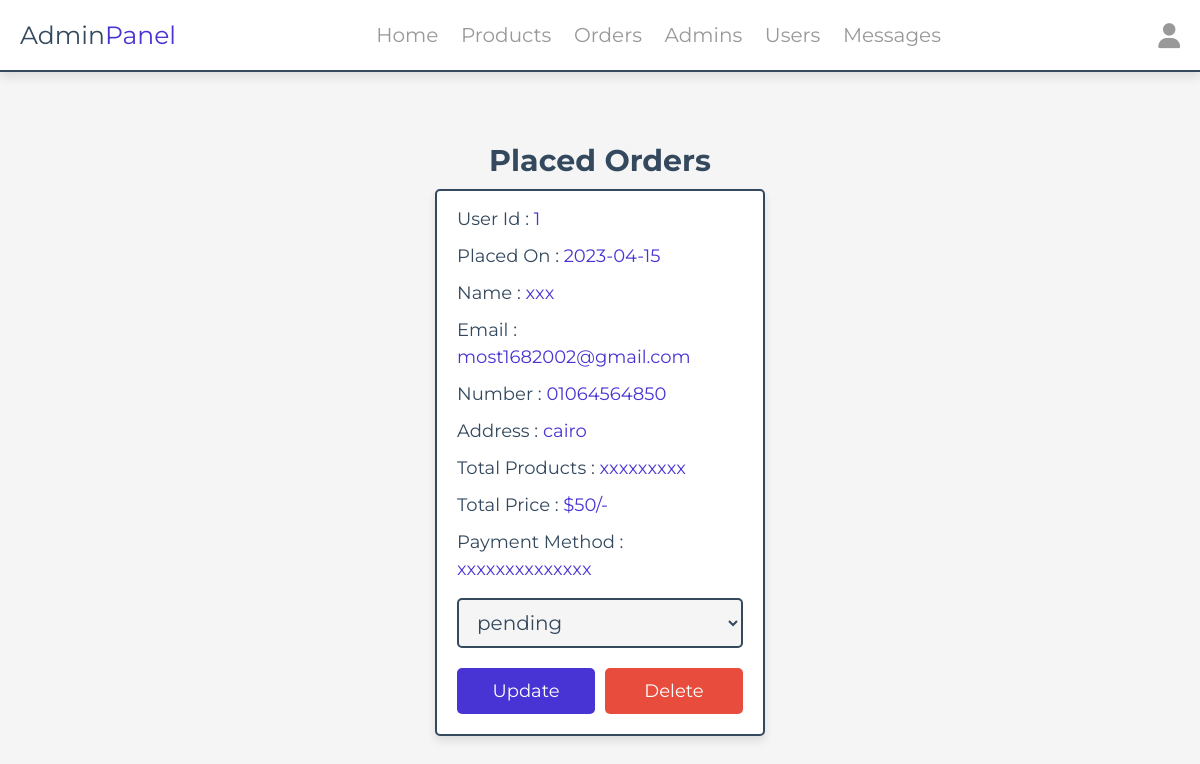
The page /admin/placed_orders.php (signed in) on the database as committed earlier.
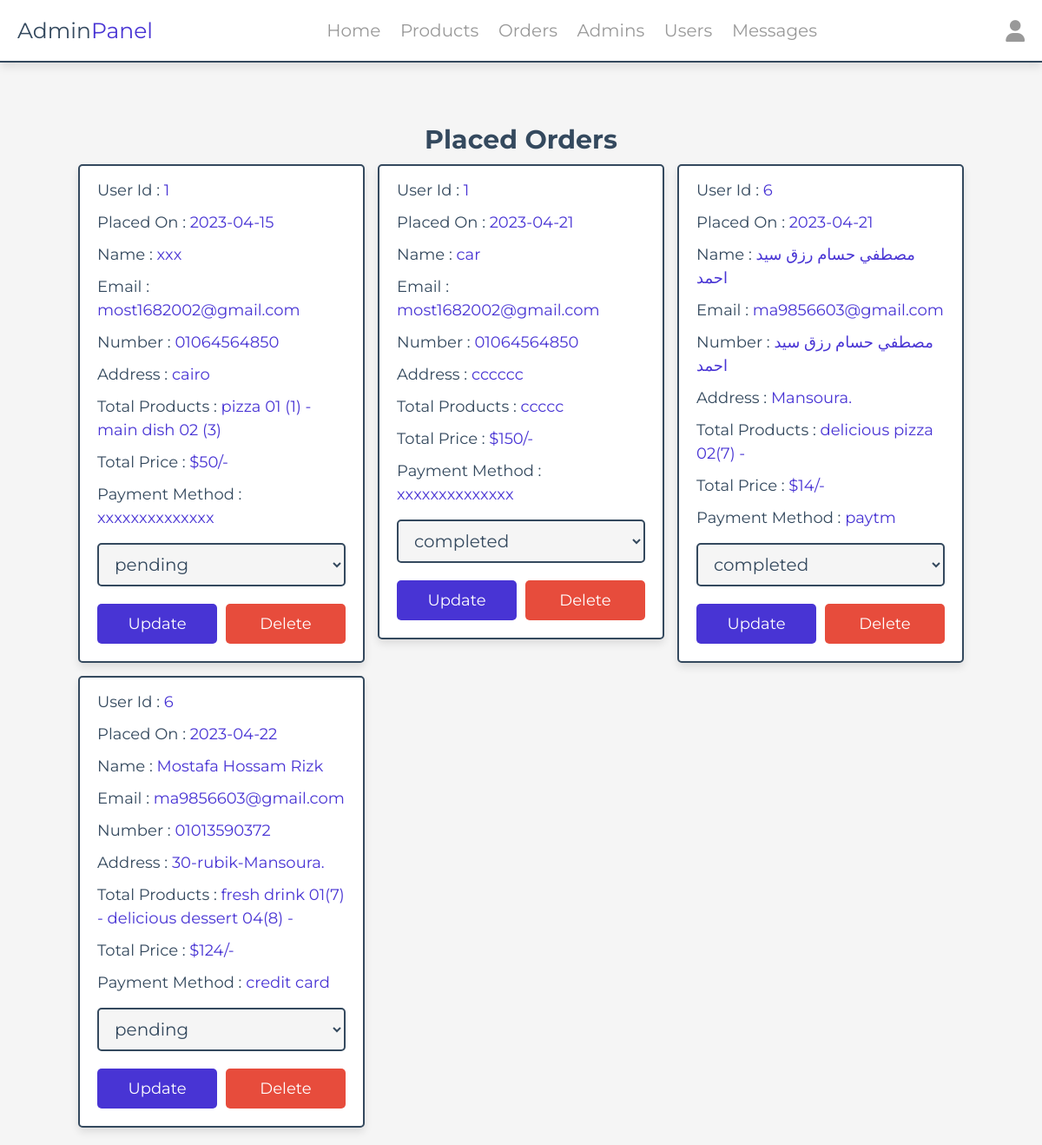
The same page on the database as committed later.
### tables this page shows
CREATE TABLE `orders` (
  `order_id` int(11) NOT NULL,
  `user_id` int(11) NOT NULL,
  `name` varchar(50) NOT NULL,
  `number` varchar(50) NOT NULL,
  `email` varchar(50) NOT NULL,
  `method` varchar(50) NOT NULL,
  `address` varchar(200) NOT NULL,
  `total_products` varchar(500) NOT NULL,
  `total_price` int(11) NOT NULL,
  `placed_on` date NOT NULL DEFAULT current_timestamp(),
  `payment_status` varchar(50) NOT NULL DEFAULT 'pending'
);

### admin/placed_orders.php (the view, shortened to what this page needs)
<?php
include '../components/connection.php';
?>
<?php include '../components/admin_navbar.php'; ?>
<section class="placed-orders">
    <h1 class="heading">placed orders</h1>
    <div class="box-container">
        <?php
        $select_orders = $connection->prepare("SELECT * FROM `orders`");
        $select_orders->execute();
        if ($select_orders->rowCount() > 0) {
            while ($fetch_orders = $select_orders->fetch(PDO::FETCH_ASSOC)) {
        ?>
                <div class="box">
                    <p> User Id : <span><?= $fetch_orders['user_id']; ?></span> </p>
                    <p> Placed On : <span><?= $fetch_orders['placed_on']; ?></span> </p>
                    <p> Name : <span><?= $fetch_orders['name']; ?></span> </p>
                    <p> Email : <span><?= $fetch_orders['email']; ?></span> </p>
                    <p> Number : <span><?= $fetch_orders['number']; ?></span> </p>
                    <p> Address : <span><?= $fetch_orders['address']; ?></span> </p>
                    <p> Total Products : <span><?= $fetch_orders['total_products']; ?></span> </p>
                    <p> Total Price : <span>$<?= $fetch_orders['total_price']; ?>/-</span> </p>
                    <p> Payment Method : <span><?= $fetch_orders['method']; ?></span> </p>
                    <form action="" method="POST">
                        <select name="payment_status" class="drop-down">
                            <option value="<?= $fetch_orders['payment_status']; ?>" selected>
                                <?= $fetch_orders['payment_status']; ?></option>
                        </select>
                        <div class="flex-btn">
                            <input type="submit" value="update" class="btn" name="update_payment">
                            <a href="placed_orders.php?delete=<?= $fetch_orders['order_id']; ?>" class="delete-btn" onclick="return confirm('delete this order?');">delete</a>
                        </div>
                    </form>
                </div>
        <?php
            }
        } else {
            echo '<p class="empty">no orders placed yet!</p>';
        }
        ?>
    </div>
</section>
<?php include '../components/admin_footer.php' ?>

Rows that differ between the two databases and show on the page:
changed orders "xxx": total_products "xxxxxxxxx" → "pizza 01 (1) - main dish 02 (3)"
added orders: user "1", placed_on "2023-04-21", name "car", email "most1682002@gmail.com", number "01064564850", address "cccccc", total_products "ccccc", total_price "150", method "xxxxxxxxxxxxxx", payment_status "completed"
added orders: user "6", placed_on "2023-04-21", name "مصطفي حسام رزق سيد احمد", email "ma9856603@gmail.com", number "مصطفي حسام رزق سيد احمد", address "Mansoura.", total_products "delicious pizza 02(7) -", total_price "14", method "paytm", payment_status "completed"
added orders: user "6", placed_on "2023-04-22", name "Mostafa Hossam Rizk", email "ma9856603@gmail.com", number "01013590372", address "30-rubik-Mansoura.", total_products "fresh drink 01(7) - delicious dessert 04(8) -", total_price "124", method "credit card", payment_status "pending"
